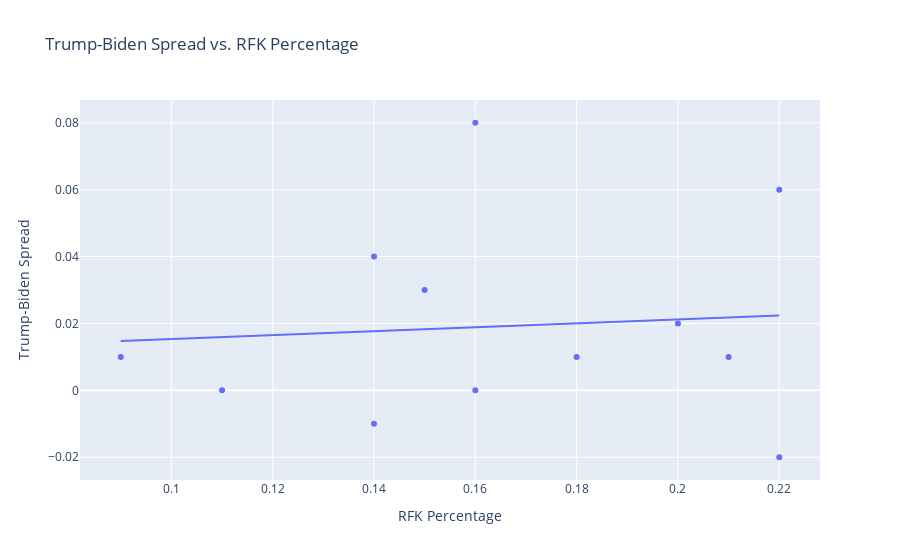

Notebook code cell kept with this figure:
### Code cell
# Make the same scatter plot but much better looking

fig = px.scatter(merged, x="Robert F.Kennedy Jr.Independent", y="Spread_RFK", trendline="ols", title="Trump-Biden Spread vs. RFK Percentage")
fig.update_layout(
    title="Trump-Biden Spread vs. RFK Percentage",
    xaxis_title="RFK Percentage",
    yaxis_title="Trump-Biden Spread",
)
fig.show()

### Figure 1 — Plotly figure (JSON) as saved in the notebook; plotly's stock layout.template omitted (floating-point values rounded to 4 significant figures)
{"data": [{"hovertemplate": "Robert F.Kennedy Jr.Independent=%{x}<br>Spread_RFK=%{y}<extra></extra>", "legendgroup": "", "marker": {"color": "#636efa", "symbol": "circle"}, "mode": "markers", "name": "", "orientation": "v", "showlegend": false, "type": "scatter", "x": [0.15, 0.18, 0.22, 0.16, 0.09, 0.2, 0.21, 0.11, 0.14, 0.22, 0.16, 0.14], "xaxis": "x", "y": [0.03, 0.01, -0.02, 0.08, 0.01, 0.02, 0.01, 0, -0.01, 0.06, 0, 0.04], "yaxis": "y"}, {"hovertemplate": "<b>OLS trendline</b><br>Spread_RFK = 0.0583756 * Robert F.Kennedy Jr.Independent + 0.00953469<br>R<sup>2</sup>=0.007225<br><br>Robert F.Kennedy Jr.Independent=%{x}<br>Spread_RFK=%{y} <b>(trend)</b><extra></extra>", "legendgroup": "", "marker": {"color": "#636efa", "symbol": "circle"}, "mode": "lines", "name": "", "showlegend": false, "type": "scatter", "x": [0.09, 0.11, 0.14, 0.14, 0.15, 0.16, 0.16, 0.18, 0.2, 0.21, 0.22, 0.22], "xaxis": "x", "y": [0.01479, 0.01596, 0.01771, 0.01771, 0.01829, 0.01887, 0.01887, 0.02004, 0.02121, 0.02179, 0.02238, 0.02238], "yaxis": "y"}], "layout": {"legend": {"tracegroupgap": 0}, "title": {"text": "Trump-Biden Spread vs. RFK Percentage"}, "xaxis": {"anchor": "y", "domain": [0, 1], "title": {"text": "RFK Percentage"}}, "yaxis": {"anchor": "x", "domain": [0, 1], "title": {"text": "Trump-Biden Spread"}}}}
